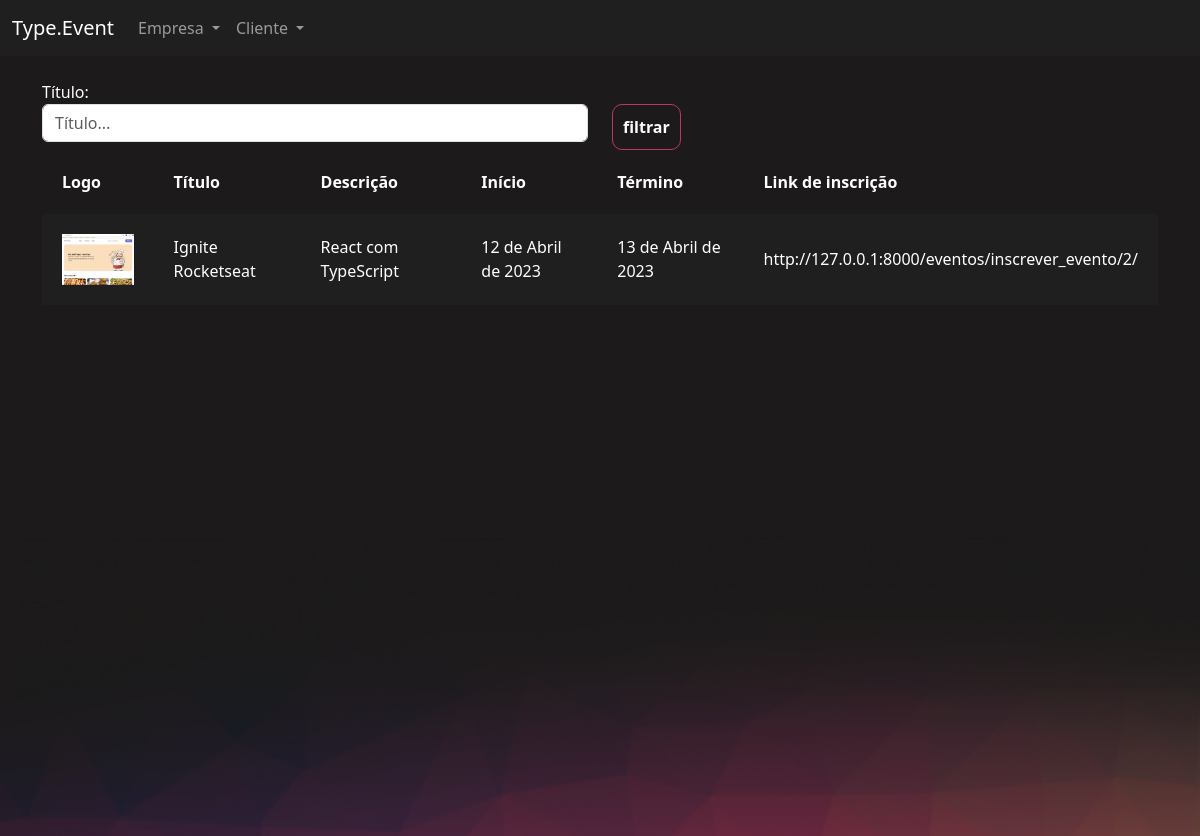
The page /eventos/gerenciar_evento/ (signed in) on the database as committed earlier.
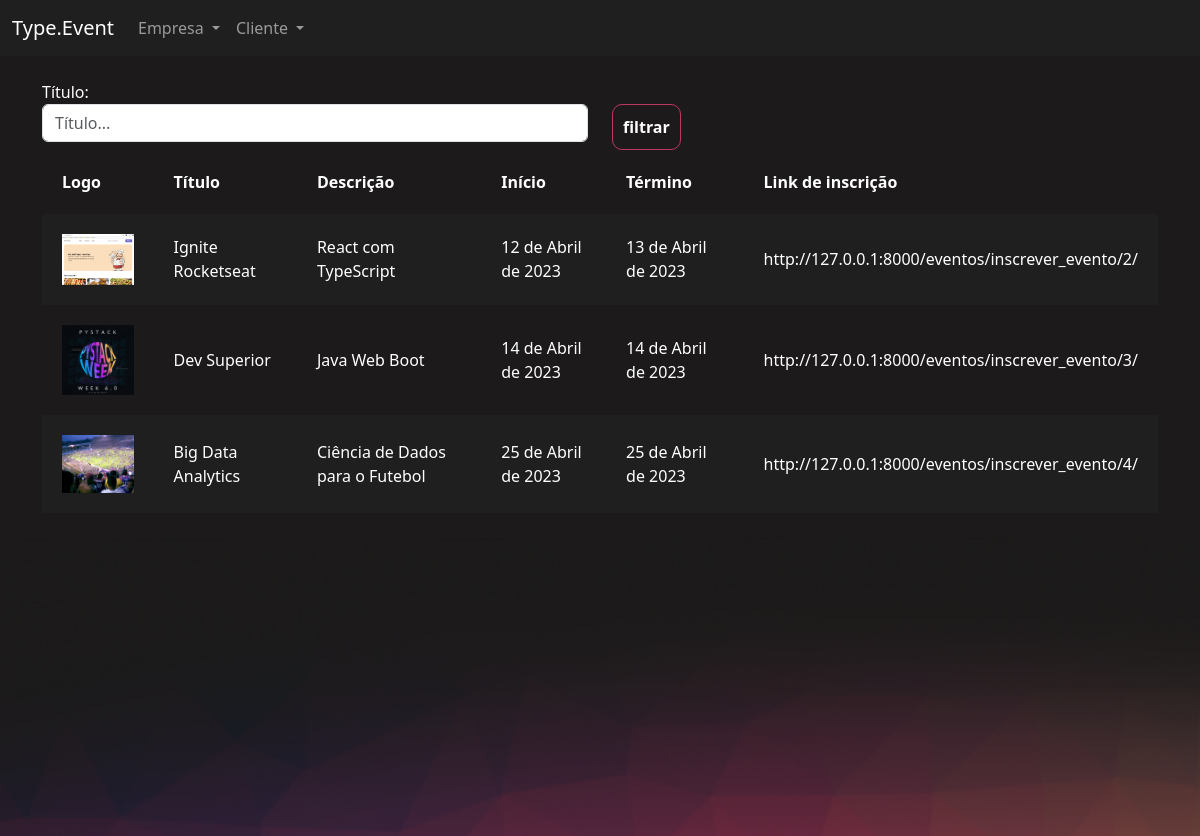
The same page on the database as committed later.
### eventos/models.py (models this page shows, shortened)
class Evento(models.Model):
	criador = models.ForeignKey(User, on_delete=models.DO_NOTHING, null=True, blank=True)
	nome = models.CharField(max_length=200)
	descricao = models.TextField()
	data_inicio = models.DateField()
	data_termino = models.DateField()
	carga_horaria = models.IntegerField()
	logo = models.FileField(upload_to="logos")
	participantes = models.ManyToManyField(User, related_name='evento_participanete', null=True, blank=True)
	cor_principal = models.CharField(max_length=7)
	cor_secundaria = models.CharField(max_length=7)
	cor_fundo = models.CharField(max_length=7)

### eventos/views.py (the view)
# urls.py: path('gerenciar_evento/', views.gerenciar_evento, name="gerenciar_evento"),
@login_required
def gerenciar_evento(request):
	if request.method == "GET":
		nome = request.GET.get('nome')
		eventos = Evento.objects.filter(criador=request.user)
		if nome:
			eventos = eventos.filter(nome__contains=nome)
		return render(request, 'gerenciar_evento.html', {'eventos':eventos})

### eventos/templates/gerenciar_evento.html (shortened to what this page needs)
{% extends "bases/base_evento.html" %}
{% load static %}
{% block 'importacoes' %}
	<link href="{% static 'evento/css/gerenciar_evento.css' %}" rel="stylesheet">
{% endblock %}
{% block 'conteudo' %}
	<div class="container">
		<br>
		<div class="row">
			<div class="col-md">
				<form action="{% url 'gerenciar_evento' %}" method="GET">
				<label>Título: </label>
				<input type="text" placeholder="Título..." class="form-control" name="nome">
			</div>
			<div class="col-md">
				<br>
				<input type="submit" class="btn-principal" value="filtrar">
			</div>
		</div>
		<table>
			<tr>
				<th>Logo</th>
				<th>Título</th>
				<th>Descrição</th>
				<th>Início</th>
				<th>Término</th>
				<th>Link de inscrição</th>
			</tr>
			{% for evento in eventos %}
				<tr class="{% cycle 'linha' 'linha2' %}">
					<td width="10%"><a href="{% url 'participantes_evento' evento.id %}"><img width="100%" src="/media/{{ evento.logo }}"></a></td>
					<td>{{ evento.nome }}</td>
					<td>{{ evento.descricao}}</td>
					<td>{{ evento.data_inicio }}</td>
					<td>{{ evento.data_termino }}</td>
					<td>http://127.0.0.1:8000/eventos/inscrever_evento/{{ evento.id }}/</td>
				</tr>
			{% endfor %}
		</table>
	</div>
{% endblock %}

### templates/bases/base_evento.html (shortened to what this page needs)
{% extends 'bases/base.html' %}
{% load static %}
{% block 'head' %}
	{% block 'importacoes' %}{% endblock %}
	<link href="{% static 'evento/css/evento.css' %}" rel="stylesheet">
	<link href="{% static 'usuarios/css/usuarios.css' %}" rel="stylesheet">
{% endblock %}
{% block 'body' %}
	<nav class="navbar navbar-expand-lg bg-body-tertiary navbar-color" data-bs-theme="dark">
		<div class="container-fluid">
			<a class="navbar-brand" href="#">Type.Event</a>
			<div class="collapse navbar-collapse" id="navbarNavDropdown">
				<ul class="navbar-nav">
					<li class="nav-item dropdown">
						<a class="nav-link dropdown-toggle" href="#" role="button" data-bs-toggle="dropdown" aria-expanded="false">
							Empresa
						</a>
					</li>
					<li class="nav-item dropdown">
						<a class="nav-link dropdown-toggle" href="#" role="button" data-bs-toggle="dropdown" aria-expanded="false">
							Cliente
						</a>
					</li>
				</ul>
			</div>
		</div>
	</nav>
	<div style="min-height: 60vh">
		{% block 'conteudo' %}
		{% endblock %}
	</div>
	<div class="fundo-pagina">
	</div>
{% endblock %}

### templates/bases/base.html (shortened to what this page needs)
{% load static %}
<!doctype html>
<html lang="en">
  <head>
    <link href="{% static 'geral/css/base.css' %}" rel="stylesheet">
    <link href="https://cdn.jsdelivr.net/npm/bootstrap@5.3.0-alpha1/dist/css/bootstrap.min.css" rel="stylesheet">
    {% block 'head' %}{% endblock %}
  </head>
  <body>
    {% block 'body' %}{% endblock %}
  </body>
</html>

### templates/static/geral/css/base.css (style rules this page uses)
body { color: white !important; }
:root { --main-color: #201F1F; --dark-color: #1C1A1A; --contrast-color: #BE375F; --differential-color: #ED8554; }

### templates/static/evento/css/gerenciar_evento.css (style rules this page uses)
table { width: 100%; padding: 20px; }
.linha { height: 40px; background-color: var(--main-color); padding: 20px; }
td, th { padding: 20px; }

### templates/static/evento/css/evento.css (style rules this page uses)
.navbar-color { background-color: #201F1F !important; }
body { background-color: #1C1A1A; }
.fundo-pagina { background-image: url('/static/evento/img/fundo_pagina.png'); height: 300px; background-size: cover; }

### templates/static/usuarios/css/usuarios.css (style rules this page uses)
.btn-principal { background-color: transparent; border: 1px solid var(--contrast-color); color: white; padding: 10px; border-radius: 10px; font-weight: bold; }

Rows that differ between the two databases and show on the page:
added Evento: logo (placeholder picture), nome "Dev Superior", descricao "Java Web Boot", data_inicio "14 de Abril de 2023", data_termino "14 de Abril de 2023", id "3"
added Evento: logo (picture), nome "Big Data Analytics", descricao "Ciência de Dados para o Futebol", data_inicio "25 de Abril de 2023", data_termino "25 de Abril de 2023", id "4"
